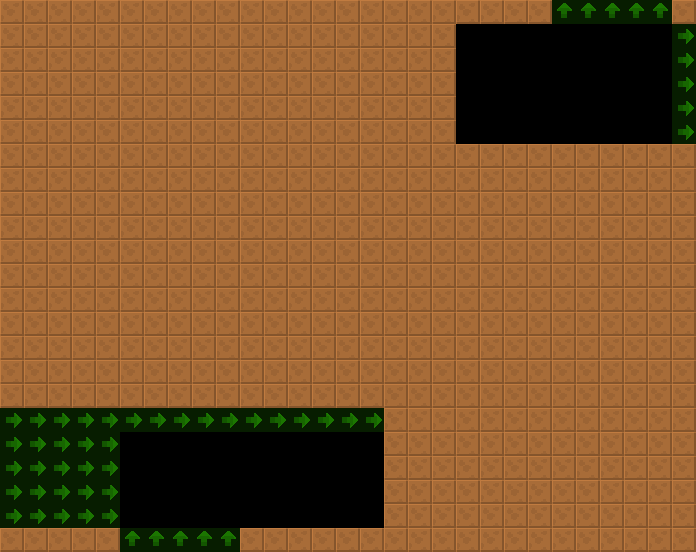

Rendered tile map (Tiled .tmx) drawn with the repository's tilesets; below, a short description and the map source with its tile grids summarised:
An orthogonal 29x23 tile map with 24x24 px tiles, 2 tile layers (col, lnk), 2 tilesets and 2 objects (2x RedTeleporter).

<map version="1.4" tiledversion="1.4.2" orientation="orthogonal" renderorder="right-down" width="29" height="23" tilewidth="24" tileheight="24" infinite="0" nextlayerid="4" nextobjectid="8">
 <tileset firstgid="6" source="../../lnk.tsx" />
 <tileset firstgid="1" source="../../col.tsx" />
 <layer id="1" name="col" width="29" height="23">
  <data>[667 cells, 527 non-empty, 1 distinct tile ids]</data>
 </layer>
 <layer id="2" name="lnk" width="29" height="23" opacity="0.5">
  <data>[667 cells, 51 non-empty, 2 distinct tile ids]</data>
 </layer>
 <objectgroup id="3" name="markers" opacity="0.5">
  <object id="1" name="RedTeleporter" type="RedTeleporter" x="480" y="120" width="24" height="24">
   <properties>
    <property name="yr" value="0" />
    <property name="xr" value="0" />
   </properties>
  </object>
  <object id="2" name="RedTeleporter" type="RedTeleporter" x="336" y="504" width="24" height="24">
   <properties>
    <property name="yr" value="0" />
    <property name="xr" value="0" />
   </properties>
  </object>
 </objectgroup>
</map>
